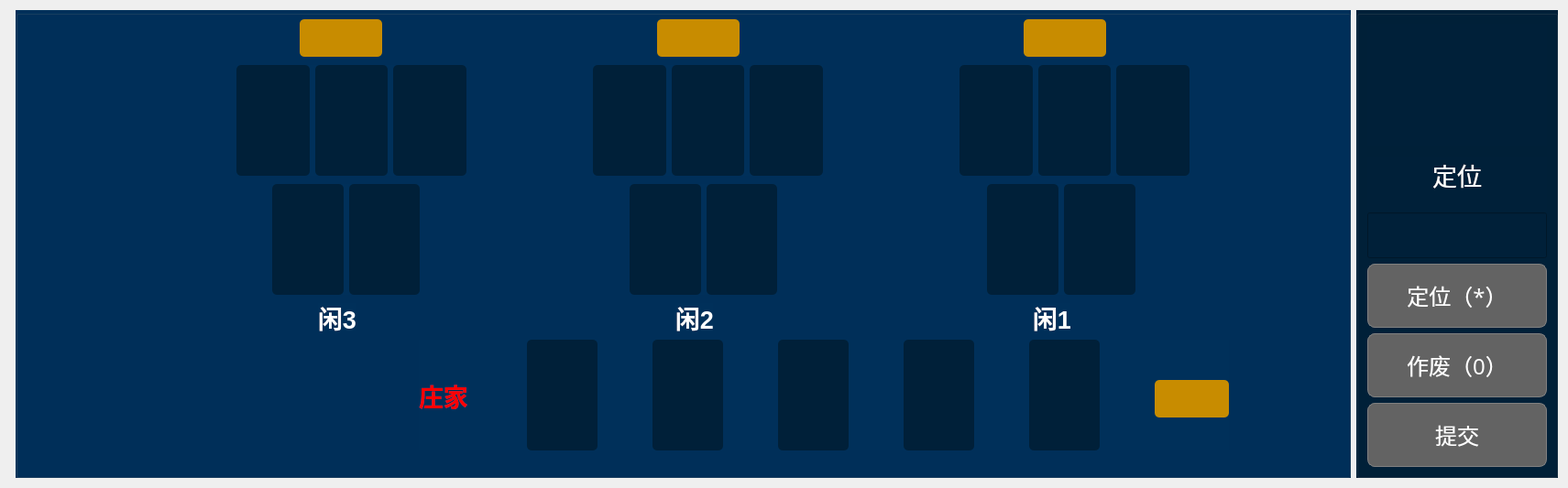
   <widget class="QWidget" name="layoutWidget">
    <property name="geometry">
     <rect>
      <x>20</x>
      <y>530</y>
      <width>1711</width>
      <height>521</height>
     </rect>
    </property>
    <layout class="QHBoxLayout" name="horizontalLayout_19">
     <item>
      <widget class="QLineEdit" name="lineEdit">
       <property name="maximumSize">
        <size>
         <width>0</width>
         <height>0</height>
        </size>
       </property>
       <property name="cursor">
        <cursorShape>BlankCursor</cursorShape>
       </property>
      </widget>
     </item>
     <item>
      <widget class="QGroupBox" name="groupBox_4">
       <property name="enabled">
        <bool>true</bool>
       </property>
       <property name="minimumSize">
        <size>
         <width>1340</width>
         <height>511</height>
        </size>
       </property>
       <property name="maximumSize">
        <size>
         <width>1481</width>
         <height>511</height>
        </size>
       </property>
       <property name="font">
        <font>
         <pointsize>22</pointsize>
        </font>
       </property>
       <property name="styleSheet">
        <string notr="true">background-color: rgb(0, 48, 90);</string>
       </property>
       <property name="title">
        <string/>
       </property>
       <widget class="QLabel" name="xian3_result">
        <property name="geometry">
         <rect>
          <x>310</x>
          <y>10</y>
          <width>90</width>
          <height>41</height>
         </rect>
        </property>
        <property name="minimumSize">
         <size>
          <width>81</width>
          <height>41</height>
         </size>
        </property>
        <property name="maximumSize">
         <size>
          <width>120</width>
          <height>60</height>
         </size>
        </property>
        <property name="font">
         <font>
          <pointsize>22</pointsize>
         </font>
        </property>
        <property name="styleSheet">
         <string notr="true">border-radius:5px;
background-color: rgb(200, 140, 0);</string>
        </property>
        <property name="text">
         <string/>
        </property>
        <property name="alignment">
         <set>Qt::AlignCenter</set>
        </property>
       </widget>
       <widget class="QLabel" name="xian2_result">
        <property name="geometry">
         <rect>
          <x>700</x>
          <y>10</y>
          <width>90</width>
          <height>41</height>
         </rect>
        </property>
        <property name="font">
         <font>
          <pointsize>22</pointsize>
         </font>
        </property>
        <property name="styleSheet">
         <string notr="true">border-radius:5px;
background-color: rgb(200, 140, 0);</string>
        </property>
        <property name="text">
         <string/>
        </property>
        <property name="alignment">
         <set>Qt::AlignCenter</set>
        </property>
       </widget>
       <widget class="QWidget" name="layoutWidget_2">
        <property name="geometry">
         <rect>
          <x>630</x>
          <y>60</y>
          <width>251</width>
          <height>121</height>
         </rect>
        </property>
        <layout class="QHBoxLayout" name="horizontalLayout_8">
         <item>
          <widget class="QLabel" name="two_three_pic">
           <property name="minimumSize">
            <size>
             <width>67</width>
             <height>99</height>
            </size>
           </property>
           <property name="styleSheet">
            <string notr="true">border-radius:5px;
background-color: rgb(0, 32, 57);</string>
           </property>
           <property name="text">
            <string/>
           </property>
          </widget>
         </item>
         <item>
          <widget class="QLabel" name="two_two_pic">
           <property name="minimumSize">
            <size>
             <width>67</width>
             <height>99</height>
            </size>
           </property>
           <property name="styleSheet">
            <string notr="true">border-radius:5px;
background-color: rgb(0, 32, 57);</string>
           </property>
           <property name="text">
            <string/>
           </property>
          </widget>
         </item>
         <item>
          <widget class="QLabel" name="two_one_pic">
           <property name="minimumSize">
            <size>
             <width>67</width>
             <height>99</height>
            </size>
           </property>
           <property name="styleSheet">
            <string notr="true">border-radius:5px;
background-color: rgb(0, 32, 57);</string>
           </property>
           <property name="text">
            <string/>
           </property>
          </widget>
         </item>
        </layout>
       </widget>
       <widget class="QLabel" name="xian1_result">
        <property name="geometry">
         <rect>
          <x>1100</x>
          <y>10</y>
          <width>90</width>
          <height>41</height>
         </rect>
        </property>
        <property name="font">
         <font>
          <pointsize>22</pointsize>
         </font>
        </property>
        <property name="styleSheet">
         <string notr="true">border-radius:5px;
background-color: rgb(200, 140, 0);</string>
        </property>
        <property name="text">
         <string/>
        </property>
        <property name="alignment">
         <set>Qt::AlignCenter</set>
        </property>
       </widget>
       <widget class="QWidget" name="layoutWidget_3">
        <property name="geometry">
         <rect>
          <x>1060</x>
          <y>190</y>
          <width>162</width>
          <height>121</height>
         </rect>
        </property>
        <layout class="QHBoxLayout" name="horizontalLayout_10">
         <item>
          <widget class="QLabel" name="one_five_pic">
           <property name="minimumSize">
            <size>
             <width>77</width>
             <height>119</height>
            </size>
           </property>
           <property name="styleSheet">
            <string notr="true">border-radius:5px;
background-color: rgb(0, 32, 57);</string>
           </property>
           <property name="text">
            <string/>
           </property>
          </widget>
         </item>
         <item>
          <widget class="QLabel" name="one_four_pic">
           <property name="minimumSize">
            <size>
             <width>77</width>
             <height>119</height>
            </size>
           </property>
           <property name="styleSheet">
            <string notr="true">border-radius:5px;
background-color: rgb(0, 32, 57);</string>
           </property>
           <property name="text">
            <string/>
           </property>
          </widget>
         </item>
        </layout>
       </widget>
       <widget class="QWidget" name="layoutWidget_4">
        <property name="geometry">
         <rect>
          <x>1030</x>
          <y>60</y>
          <width>251</width>
          <height>121</height>
         </rect>
        </property>
        <layout class="QHBoxLayout" name="horizontalLayout_11">
         <item>
          <widget class="QLabel" name="one_three_pic">
           <property name="minimumSize">
            <size>
             <width>67</width>
             <height>99</height>
            </size>
           </property>
           <property name="styleSheet">
            <string notr="true">border-radius:5px;
background-color: rgb(0, 32, 57);</string>
           </property>
           <property name="text">
            <string/>
           </property>
          </widget>
         </item>
         <item>
          <widget class="QLabel" name="one_two_pic">
           <property name="minimumSize">
            <size>
             <width>67</width>
             <height>99</height>
            </size>
           </property>
           <property name="styleSheet">
            <string notr="true">border-radius:5px;
background-color: rgb(0, 32, 57);</string>
           </property>
           <property name="text">
            <string/>
           </property>
          </widget>
         </item>
         <item>
          <widget class="QLabel" name="one_one_pic">
           <property name="minimumSize">
            <size>
             <width>67</width>
             <height>99</height>
            </size>
           </property>
           <property name="styleSheet">
            <string notr="true">border-radius:5px;
background-color: rgb(0, 32, 57);</string>
           </property>
           <property name="text">
            <string/>
           </property>
          </widget>
         </item>
        </layout>
       </widget>
       <widget class="QWidget" name="layoutWidget">
        <property name="geometry">
         <rect>
          <x>670</x>
          <y>190</y>
          <width>161</width>
          <height>121</height>
         </rect>
        </property>
        <layout class="QHBoxLayout" name="horizontalLayout_9">
         <item>
          <widget class="QLabel" name="two_four_pic_2">
           <property name="minimumSize">
            <size>
             <width>67</width>
             <height>99</height>
            </size>
           </property>
           <property name="styleSheet">
            <string notr="true">border-radius:5px;
background-color: rgb(0, 32, 57);</string>
           </property>
           <property name="text">
            <string/>
           </property>
          </widget>
         </item>
         <item>
          <widget class="QLabel" name="two_four_pic">
           <property name="minimumSize">
            <size>
             <width>77</width>
             <height>119</height>
            </size>
           </property>
           <property name="styleSheet">
            <string notr="true">border-radius:5px;
background-color: rgb(0, 32, 57);</string>
           </property>
           <property name="text">
            <string/>
           </property>
          </widget>
         </item>
        </layout>
       </widget>
       <widget class="QLabel" name="label_xian3">
        <property name="geometry">
         <rect>
          <x>330</x>
          <y>320</y>
          <width>41</width>
          <height>31</height>
         </rect>
        </property>
        <property name="font">
         <font>
          <pointsize>20</pointsize>
          <weight>75</weight>
          <bold>true</bold>
         </font>
        </property>
        <property name="styleSheet">
         <string notr="true">color: rgb(255, 255, 255);</string>
        </property>
        <property name="text">
         <string>闲3</string>
        </property>
       </widget>
       <widget class="QLabel" name="label_xian2">
        <property name="geometry">
         <rect>
          <x>720</x>
          <y>320</y>
          <width>41</width>
          <height>31</height>
         </rect>
        </property>
        <property name="font">
         <font>
          <pointsize>20</pointsize>
          <weight>75</weight>
          <bold>true</bold>
         </font>
        </property>
        <property name="styleSheet">
         <string notr="true">color: rgb(255, 255, 255);</string>
        </property>
        <property name="text">
         <string>闲2</string>
        </property>
       </widget>
       <widget class="QLabel" name="label_xian1">
        <property name="geometry">
         <rect>
          <x>1110</x>
          <y>320</y>
          <width>41</width>
          <height>31</height>
         </rect>
        </property>
        <property name="font">
         <font>
          <pointsize>20</pointsize>
          <weight>75</weight>
          <bold>true</bold>
         </font>
        </property>
        <property name="styleSheet">
         <string notr="true">color: rgb(255, 255, 255);</string>
        </property>
        <property name="text">
         <string>闲1</string>
        </property>
       </widget>
       <widget class="QWidget" name="layoutWidget">
        <property name="geometry">
         <rect>
          <x>440</x>
          <y>360</y>
          <width>884</width>
          <height>121</height>
         </rect>
        </property>
        <layout class="QHBoxLayout" name="horizontalLayout_18">
         <property name="spacing">
          <number>60</number>
         </property>
         <item>
          <widget class="QLabel" name="label_zhuang">
           <property name="font">
            <font>
             <pointsize>20</pointsize>
             <weight>75</weight>
             <bold>true</bold>
            </font>
           </property>
           <property name="styleSheet">
            <string notr="true">color: rgb(255, 0, 0);</string>
           </property>
           <property name="text">
            <string>庄家</string>
           </property>
          </widget>
         </item>
         <item>
          <widget class="QLabel" name="zhuang_five_pic">
           <property name="minimumSize">
            <size>
             <width>77</width>
             <height>119</height>
            </size>
           </property>
           <property name="styleSheet">
            <string notr="true">border-radius:5px;
background-color: rgb(0, 32, 57);</string>
           </property>
           <property name="text">
            <string/>
           </property>
          </widget>
         </item>
         <item>
          <widget class="QLabel" name="zhuang_four_pic">
           <property name="minimumSize">
            <size>
             <width>77</width>
             <height>119</height>
            </size>
           </property>
           <property name="styleSheet">
            <string notr="true">border-radius:5px;
background-color: rgb(0, 32, 57);</string>
           </property>
           <property name="text">
            <string/>
           </property>
          </widget>
         </item>
         <item>
          <widget class="QLabel" name="zhuang_three_pic">
           <property name="minimumSize">
            <size>
             <width>77</width>
             <height>119</height>
            </size>
           </property>
           <property name="styleSheet">
            <string notr="true">border-radius:5px;
background-color: rgb(0, 32, 57);</string>
           </property>
           <property name="text">
            <string/>
           </property>
          </widget>
         </item>
         <item>
          <widget class="QLabel" name="zhuang_two_pic">
           <property name="minimumSize">
            <size>
             <width>77</width>
             <height>119</height>
            </size>
           </property>
           <property name="styleSheet">
            <string notr="true">border-radius:5px;
background-color: rgb(0, 32, 57);</string>
           </property>
           <property name="text">
            <string/>
           </property>
          </widget>
         </item>
         <item>
          <widget class="QLabel" name="zhuang_one_pic">
           <property name="minimumSize">
            <size>
             <width>77</width>
             <height>119</height>
            </size>
           </property>
           <property name="styleSheet">
            <string notr="true">border-radius:5px;
background-color: rgb(0, 32, 57);</string>
           </property>
           <property name="text">
            <string/>
           </property>
          </widget>
         </item>
         <item>
          <widget class="QLabel" name="zhuang_result">
           <property name="minimumSize">
            <size>
             <width>81</width>
             <height>41</height>
            </size>
           </property>
           <property name="maximumSize">
            <size>
             <width>91</width>
             <height>32</height>
            </size>
           </property>
           <property name="font">
            <font>
             <pointsize>22</pointsize>
            </font>
           </property>
           <property name="styleSheet">
            <string notr="true">border-radius:5px;
background-color: rgb(200, 140, 0);</string>
           </property>
           <property name="text">
            <string/>
           </property>
           <property name="alignment">
            <set>Qt::AlignCenter</set>
           </property>
          </widget>
         </item>
        </layout>
       </widget>
       <widget class="QWidget" name="layoutWidget">
        <property name="geometry">
         <rect>
          <x>241</x>
          <y>60</y>
          <width>251</width>
          <height>121</height>
         </rect>
        </property>
        <layout class="QHBoxLayout" name="horizontalLayout_6">
         <item>
          <widget class="QLabel" name="three_three_pic">
           <property name="minimumSize">
            <size>
             <width>67</width>
             <height>99</height>
            </size>
           </property>
           <property name="styleSheet">
            <string notr="true">border-radius:5px;
background-color: rgb(0, 32, 57);</string>
           </property>
           <property name="text">
            <string/>
           </property>
          </widget>
         </item>
         <item>
          <widget class="QLabel" name="three_two_pic">
           <property name="minimumSize">
            <size>
             <width>67</width>
             <height>99</height>
            </size>
           </property>
           <property name="styleSheet">
            <string notr="true">border-radius:5px;
background-color: rgb(0, 32, 57);</string>
           </property>
           <property name="text">
            <string/>
           </property>
          </widget>
         </item>
         <item>
          <widget class="QLabel" name="three_one_pic">
           <property name="minimumSize">
            <size>
             <width>67</width>
             <height>99</height>
            </size>
           </property>
           <property name="styleSheet">
            <string notr="true">border-radius:5px;
background-color: rgb(0, 32, 57);</string>
           </property>
           <property name="text">
            <string/>
           </property>
          </widget>
         </item>
        </layout>
       </widget>
       <widget class="QWidget" name="layoutWidget">
        <property name="geometry">
         <rect>
          <x>280</x>
          <y>190</y>
          <width>161</width>
          <height>121</height>
         </rect>
        </property>
        <layout class="QHBoxLayout" name="horizontalLayout_7">
         <item>
          <widget class="QLabel" name="three_five_pic">
           <property name="styleSheet">
            <string notr="true">border-radius:5px;
background-color: rgb(0, 32, 57);</string>
           </property>
           <property name="text">
            <string/>
           </property>
          </widget>
         </item>
         <item>
          <widget class="QLabel" name="three_four_pic">
           <property name="minimumSize">
            <size>
             <width>77</width>
             <height>119</height>
            </size>
           </property>
           <property name="styleSheet">
            <string notr="true">border-radius:5px;
background-color: rgb(0, 32, 57);</string>
           </property>
           <property name="text">
            <string/>
           </property>
          </widget>
         </item>
        </layout>
       </widget>
      </widget>
     </item>
     <item>
      <widget class="QGroupBox" name="groupBox_5">
       <property name="minimumSize">
        <size>
         <width>180</width>
         <height>511</height>
        </size>
       </property>
       <property name="maximumSize">
        <size>
         <width>220</width>
         <height>511</height>
        </size>
       </property>
       <property name="styleSheet">
        <string notr="true">background-color: rgb(0, 32, 57);</string>
       </property>
       <property name="title">
        <string/>
       </property>
       <layout class="QVBoxLayout" name="verticalLayout_4">
        <item>
         <widget class="QLabel" name="label_locate">
          <property name="maximumSize">
           <size>
            <width>200</width>
            <height>200</height>
           </size>
          </property>
          <property name="font">
           <font>
            <pointsize>32</pointsize>
            <weight>75</weight>
            <bold>true</bold>
           </font>
          </property>
          <property name="styleSheet">
           <string notr="true">color: rgb(255, 255, 255);</string>
          </property>
          <property name="text">
           <string>&lt;html&gt;&lt;head/&gt;&lt;body&gt;&lt;p&gt;&lt;br/&gt;&lt;/p&gt;&lt;/body&gt;&lt;/html&gt;</string>
          </property>
          <property name="alignment">
           <set>Qt::AlignCenter</set>
          </property>
         </widget>
        </item>
        <item>
         <widget class="QLabel" name="label">
          <property name="minimumSize">
           <size>
            <width>0</width>
            <height>60</height>
           </size>
          </property>
          <property name="maximumSize">
           <size>
            <width>16777215</width>
            <height>50</height>
           </size>
          </property>
          <property name="font">
           <font>
            <pointsize>20</pointsize>
           </font>
          </property>
          <property name="layoutDirection">
           <enum>Qt::LeftToRight</enum>
          </property>
          <property name="styleSheet">
           <string notr="true">color: rgb(255, 255, 255);</string>
          </property>
          <property name="text">
           <string>定位</string>
          </property>
          <property name="alignment">
           <set>Qt::AlignHCenter|Qt::AlignTop</set>
          </property>
          <property name="textInteractionFlags">
           <set>Qt::LinksAccessibleByMouse</set>
          </property>
         </widget>
        </item>
        <item>
         <widget class="QLineEdit" name="lineEdit_2">
          <property name="enabled">
           <bool>true</bool>
          </property>
          <property name="minimumSize">
           <size>
            <width>0</width>
            <height>50</height>
           </size>
          </property>
          <property name="font">
           <font>
            <pointsize>20</pointsize>
           </font>
          </property>
          <property name="styleSheet">
           <string notr="true">color: rgb(255, 255, 255);</string>
          </property>
          <property name="text">
           <string/>
          </property>
          <property name="alignment">
           <set>Qt::AlignCenter</set>
          </property>
         </widget>
        </item>
        <item>
         <widget class="QPushButton" name="button_locate">
          <property name="enabled">
           <bool>false</bool>
          </property>
          <property name="minimumSize">
           <size>
            <width>120</width>
            <height>50</height>
           </size>
          </property>
          <property name="maximumSize">
           <size>
            <width>200</width>
            <height>70</height>
           </size>
          </property>
          <property name="font">
           <font>
            <family>方正粗黑宋简体</family>
            <pointsize>18</pointsize>
           </font>
          </property>
          <property name="styleSheet">
           <string notr="true">QPushButton{color: rgb(255, 255, 255);background:rgb(180, 45, 55);border:1px solid grey; border-radius: 8px;}
QPushButton:hover{border-color:rgb(139,170,105)}
QPushButton:pressed{border-color:gray;background-color: rgb(114, 58, 62);}
QPushButton:disabled{border-color:gray;background-color: rgb(99, 99, 99);
}</string>
          </property>
          <property name="text">
           <string>定位（*）</string>
          </property>
          <property name="shortcut">
           <string>*</string>
          </property>
         </widget>
        </item>
        <item>
         <widget class="QPushButton" name="button_useless">
          <property name="enabled">
           <bool>false</bool>
          </property>
          <property name="minimumSize">
           <size>
            <width>120</width>
            <height>50</height>
           </size>
          </property>
          <property name="maximumSize">
           <size>
            <width>200</width>
            <height>70</height>
           </size>
          </property>
          <property name="font">
           <font>
            <family>方正粗黑宋简体</family>
            <pointsize>18</pointsize>
            <weight>50</weight>
            <bold>false</bold>
           </font>
          </property>
          <property name="styleSheet">
           <string notr="true">QPushButton{color: rgb(255, 255, 255);background:rgb(180, 45, 55);border:1px solid grey; border-radius: 8px;}
QPushButton:hover{border-color:rgb(139,170,105)}
QPushButton:pressed{border-color:gray;background-color: rgb(114, 58, 62);}
QPushButton:disabled{border-color:gray;background-color: rgb(99, 99, 99);
}</string>
          </property>
          <property name="text">
           <string>作废（0）</string>
          </property>
          <property name="shortcut">
           <string>0</string>
          </property>
         </widget>
        </item>
        <item>
         <widget class="QPushButton" name="button_summit">
          <property name="enabled">
           <bool>false</bool>
          </property>
          <property name="minimumSize">
           <size>
            <width>120</width>
            <height>40</height>
           </size>
          </property>
          <property name="maximumSize">
           <size>
            <width>200</width>
            <height>70</height>
           </size>
          </property>
          <property name="font">
           <font>
            <family>方正粗黑宋简体</family>
            <pointsize>18</pointsize>
           </font>
          </property>
          <property name="styleSheet">
           <string notr="true">QPushButton{color: rgb(255, 255, 255);background:rgb(50, 73, 138);border:1px solid grey; border-radius: 8px;}
QPushButton:hover{border-color:rgb(139,170,105)}
QPushButton:pressed{border-color:gray;background-color:rgb(54, 65, 97);}
QPushButton:disabled{border-color:gray;background-color: rgb(99, 99, 99);
}</string>
          </property>
          <property name="text">
           <string>提交</string>
          </property>
          <property name="shortcut">
           <string>Enter</string>
          </property>
         </widget>
        </item>
       </layout>
      </widget>
     </item>
    </layout>
   </widget>
